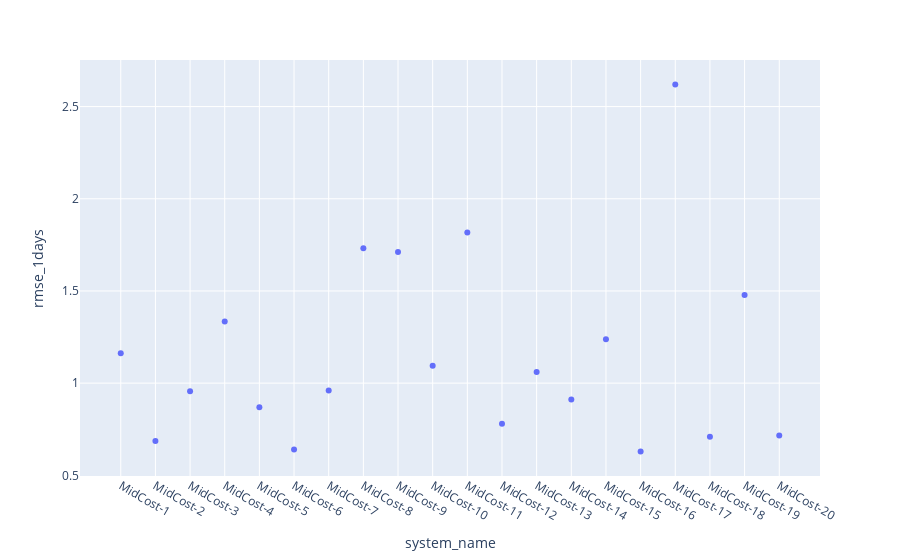

Notebook code for this chart:
### Code cell
fig = px.scatter(df_plot, x="system_name", y="rmse_1days")
fig.show()

### Figure 1 — Plotly figure (JSON) as saved in the notebook; plotly's stock layout.template omitted (floating-point values rounded to 4 significant figures)
{"data": [{"hovertemplate": "system_name=%{x}<br>rmse_1days=%{y}<extra></extra>", "legendgroup": "", "marker": {"color": "#636efa", "symbol": "circle"}, "mode": "markers", "name": "", "orientation": "v", "showlegend": false, "type": "scatter", "x": ["MidCost-1", "MidCost-2", "MidCost-3", "MidCost-4", "MidCost-5", "MidCost-6", "MidCost-7", "MidCost-8", "MidCost-9", "MidCost-10", "MidCost-11", "MidCost-12", "MidCost-13", "MidCost-14", "MidCost-15", "MidCost-16", "MidCost-17", "MidCost-18", "MidCost-19", "MidCost-20"], "xaxis": "x", "y": [1.162, 0.6864, 0.9563, 1.334, 0.8696, 0.6404, 0.9599, 1.732, 1.711, 1.094, 1.817, 0.7796, 1.06, 0.9117, 1.237, 0.6295, 2.619, 0.7096, 1.478, 0.7163], "yaxis": "y"}], "layout": {"legend": {"tracegroupgap": 0}, "margin": {"t": 60}, "xaxis": {"anchor": "y", "domain": [0, 1], "title": {"text": "system_name"}}, "yaxis": {"anchor": "x", "domain": [0, 1], "title": {"text": "rmse_1days"}}}}
